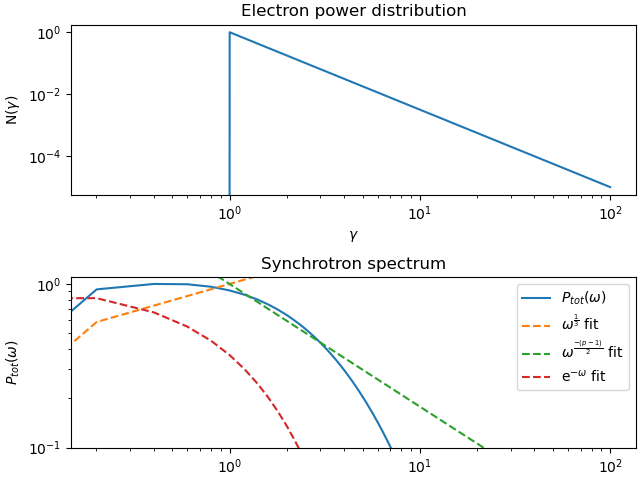

This figure's Python source:

import scipy.integrate as integrate
import scipy.special as special
import numpy as np
import matplotlib.pyplot as plt
from math import e

# Constants
p = 2.5
A = 1
C = 1
D = 1
INFINITY = 100
gamma_min = 1

# Synchrotron function.
def F(x):
    # special.kv() is the modified Bessel function of the second kind.
    # integrate.quad performs general integration.
    return x * integrate.quad(lambda y: special.kv(5/3, y), x, INFINITY)[0]

# Total emitted synchrotron power per frequency for a single electron
def P(w, gamma):
    return A * F(w/(D*pow(gamma, 2)))

def N(gamma):
    if (gamma < gamma_min):
        return 0
    else:
        return pow(gamma, -p)

gamma_1 = 1
gamma_2 = 2
def Ptot(w):
    return integrate.quad(lambda gamma: P(w, gamma)*N(gamma), gamma_1, gamma_2)[0]

w = np.arange(0, 5, 0.05)
'''
Want to plot in this way but gives error
#y = Ptot(w)
#y = F(w)
'''

"""
Limits chosen so that the behaviour of the function is clear while detail
can still be resolved.
"""
lower_limit = 0
upper_limit = 100
# Gives sufficient plotting precision.
num_of_points = 500

# Define an empty arrays to store F(x) values.
# Numbers correspond to their figure indexes.
# 0 -> Electron power dist.
# 1 -> Ptot(w) for small w
# 2 -> Ptot(w) for larger w
y0 = [0]*(num_of_points)
y1 = [0]*(num_of_points)

max_P = 0
max_w = 0
# Calculate and store y for each point.
for i in range(0, num_of_points):
    # Calculates x between upper and lower limits.
    w = i * (upper_limit - lower_limit)/num_of_points
    y0[i] = N(w)
    y1[i] = Ptot(w)
    if y1[i] > max_P:
        max_P = y1[i]
        max_w = w

print(f"Max at {max_w, max_P}")

w = np.linspace(lower_limit, upper_limit, num=num_of_points)

max_P = max(y1)

for i in range(0, num_of_points):
    y1[i] = y1[i]/max_P


fig, axs = plt.subplots(2, constrained_layout=True)


# Electron power law distribution
axs[0].set_title('Electron power distribution')
axs[0].plot(w, y0)
axs[0].set_xlabel(r'$\gamma$')
axs[0].set_ylabel(r'N($\gamma$)')
axs[0].set_xscale('log')
axs[0].set_yscale('log')

# Ptot(w) compared to e^x for larger w
axs[1].set_title('Synchrotron spectrum')
axs[1].plot(w, y1, label=r'$P_{tot}(\omega)$')
axs[1].plot(w, pow(w, 1/3), '--', label=r'$\omega^\frac{1}{3}$ fit')
axs[1].plot(w, pow(w, -(p-1)/2), '--', label=r'$\omega^{\frac{-(p-1)}{2}}$ fit')
axs[1].plot(w, pow(e, -w), '--', label=r'e$^{-\omega}$ fit')
axs[1].set_ylabel(r'N($\gamma$)')
axs[1].set_ylabel(r'$P_{tot}(\omega)$')
axs[1].set_xscale('log')
axs[1].set_yscale('log')
axs[1].set_ylim(0.1, 1.1)
axs[1].legend()

plt.show()
